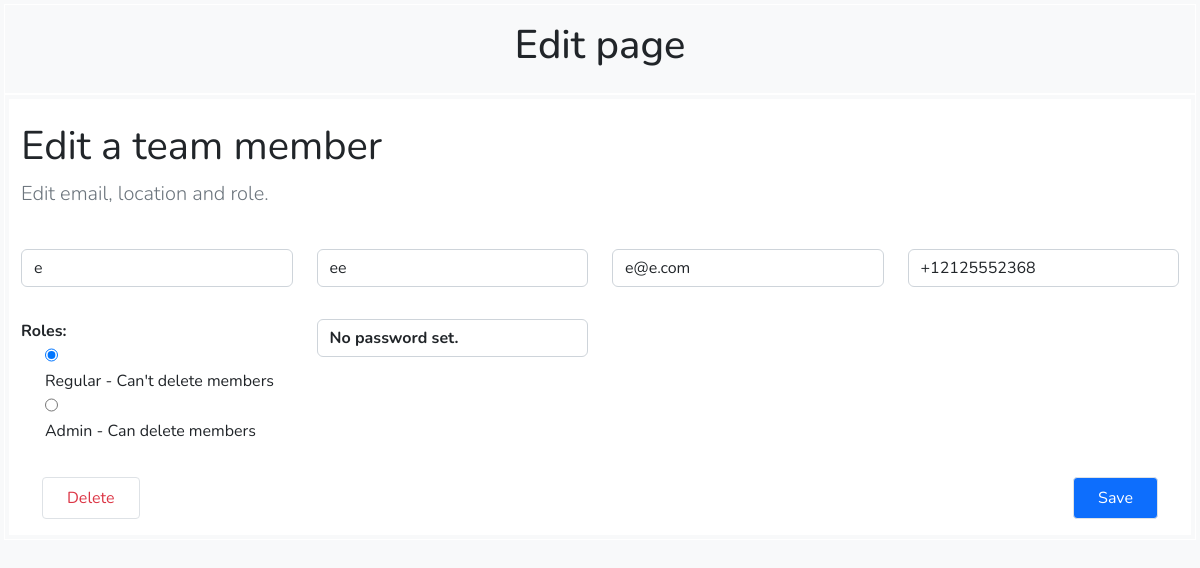
Page /edit/28 on the committed database.
### users/models.py (models this page shows, shortened)
class CustomUser(AbstractBaseUser, PermissionsMixin):
    email = models.EmailField("Email address", unique=True)
    first_name = models.CharField("First name", max_length=150)
    last_name = models.CharField("Last name", max_length=150)
    phone_number = PhoneNumberField("Phone number", null=False, blank=False)
    ADMIN = "Admin"
    REGULAR = "Regular"
    TEAM_ROLLS = [
        (ADMIN, "Can delete members"),
        (REGULAR, "Can't delete members"),
        ]
    team_role = models.CharField("Team Role",
        max_length=max([len(i[0]) for i in TEAM_ROLLS]),
        choices=TEAM_ROLLS,
        default=REGULAR,
    )
    is_staff = models.BooleanField(default=False)
    is_active = models.BooleanField(default=True)
    date_joined = models.DateTimeField(default=timezone.now)
    USERNAME_FIELD = "email"
    REQUIRED_FIELDS = [ ]
    objects = CustomUserManager()

### users/views.py (the view)
# urls.py: path('edit/<int:pk>', views.EditMemberView.as_view(), name='edit'),
class EditMemberView(generic.UpdateView):
    model = CustomUser
    form_class = CustomUserEditForm
    success_url = reverse_lazy("users:index")
    template_name = "users/form.html"

### users/forms.py
class CustomUserEditForm(UserChangeForm):
    class Meta:
        model = CustomUser
        fields = ("first_name", "last_name", "email", "phone_number", "team_role")
    def __init__(self, *args, **kwargs):
        super(CustomUserEditForm, self).__init__(*args, **kwargs)
        TEAM_ROLLS = [[item[0], item[0] + " - " + item[1]] for item in CustomUser.TEAM_ROLLS[::-1]]
        widget_team_roll = forms.RadioSelect(attrs={ 'class': 'form-check' })
        self.fields['team_role'] = forms.TypedChoiceField(label="Roles", widget=widget_team_roll, choices=TEAM_ROLLS, initial=TEAM_ROLLS[0], required=True)
        for visible in self.visible_fields():
            if visible.auto_id != "id_team_role":
                visible.field.widget.attrs['class'] = 'form-control'
                visible.field.widget.attrs['placeholder'] = visible.field.label

### users/templates/users/form.html (shortened to what this page needs)
{% extends 'base.html' %}
{% block header %}
{% if '/add' in request.path %}
Add page
{% else %}
Edit page
{% endif %}
{% endblock %}
{% block body %}
<div class="container bg-white">
    {% if '/add' in request.path %}
    {% include "base_header.html" with title="Add a team member" description="Set email, location and role." %}
    {% else %}
    {% include "base_header.html" with title="Edit a team member" description="Edit email, location and role." %}
    {% endif %}
    <form class="row fs-6" method="post">
        {% for field in form.visible_fields  %}
        <div class="col-lg-3 col-md-6 col-12 py-3">
            {% if field.auto_id == "id_team_role" %}
            <b>{{ field.label_tag }}</b>
            {% endif %}
            {{ field }}
        </div>
        {% endfor %}
        <div class="col-12">
            <div class="container">
                <div class="row py-3">
                    {% if 'add' in request.path and True %}
                    <div class="col-12 text-end">
                        <button class="button border rounded-1 py-2 px-4 bg-primary text-white" type="submit">Save</button>
                    </div>
                    {% else %}
                    <div class="col-6 text-start">
                        <button class="button border rounded-1 py-2 px-4 bg-white text-danger" type="button" onclick="location.href='{% url 'users:delete' object.id %}';">Delete</button>
                    </div>
                    <div class="col-6 text-end">
                        <button class="button border rounded-1 py-2 px-4 bg-primary text-white" type="submit">Save</button>
                    </div>
                    {% endif %}
                </div>
            </div>
        </div>
    </form>
</div>
{% endblock %}

### templates/base.html (style rules this page uses)
body { font-family: 'Nunito'; font-size: 48px; }

### rows in the picture
CustomUser: visible_fields "e" "ee" "e@e.com" "+12125552368" "☑ Regular - Can't delete members ☐ Admin - Can delete members" "No password set."

### other values in the picture
{{ title }} "Edit a team member"
{{ description }} "Edit email, location and role."
{{ field.label_tag }} "Roles:"
